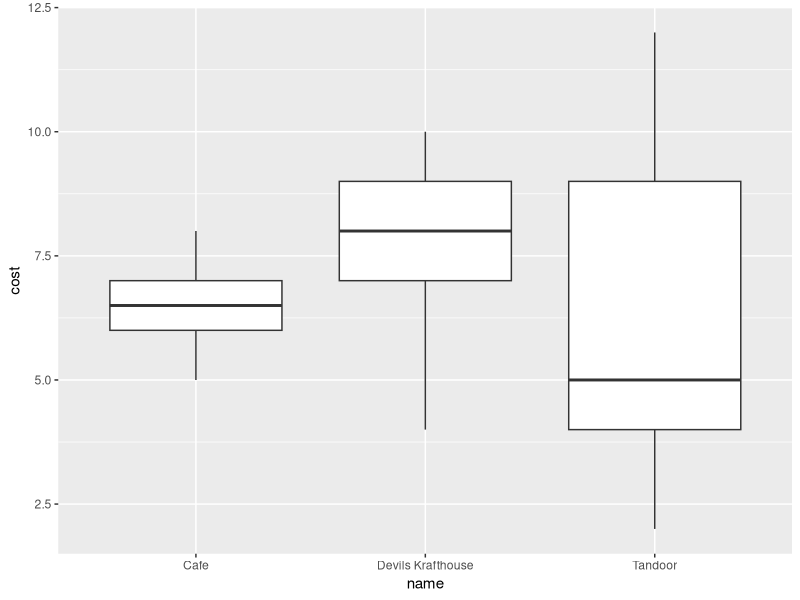
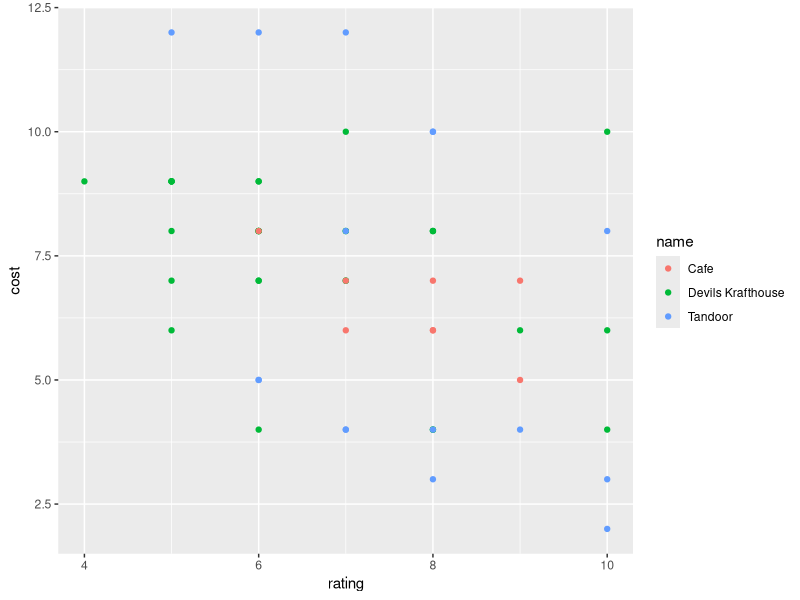

R code for these plots, in order:
## ---- chunk 1
#| warning: false
#| message: false
library(tidyverse)
## ---- chunk 2
# library(readr)
brodhead_center <- read_csv("data/brodhead_center.csv")
# View(brodheadCenter)
## ---- chunk 3
brodhead_center
## ---- chunk 4
brodhead_center |> 
  select(name, type)
## ---- chunk 5
brodhead_center |> 
  filter(menuType == "dessert")
## ---- chunk 6
brodhead_center |> 
  arrange(cost)
## ---- chunk 7
brodhead_center |> 
  count(menuType)
## ---- chunk 8
brodhead_center |> 
  group_by(name) |> 
  summarise(min_cost = min(cost), mean_cost = mean(cost), max_cost = max(cost))
## ---- chunk 9
brodhead_center |> 
  ggplot(aes(x = name, y = cost)) +
  geom_boxplot() 
## ---- chunk 10
brodhead_center |> 
  ggplot(aes(x = rating, y = cost)) +
  geom_point(aes(color = name))
